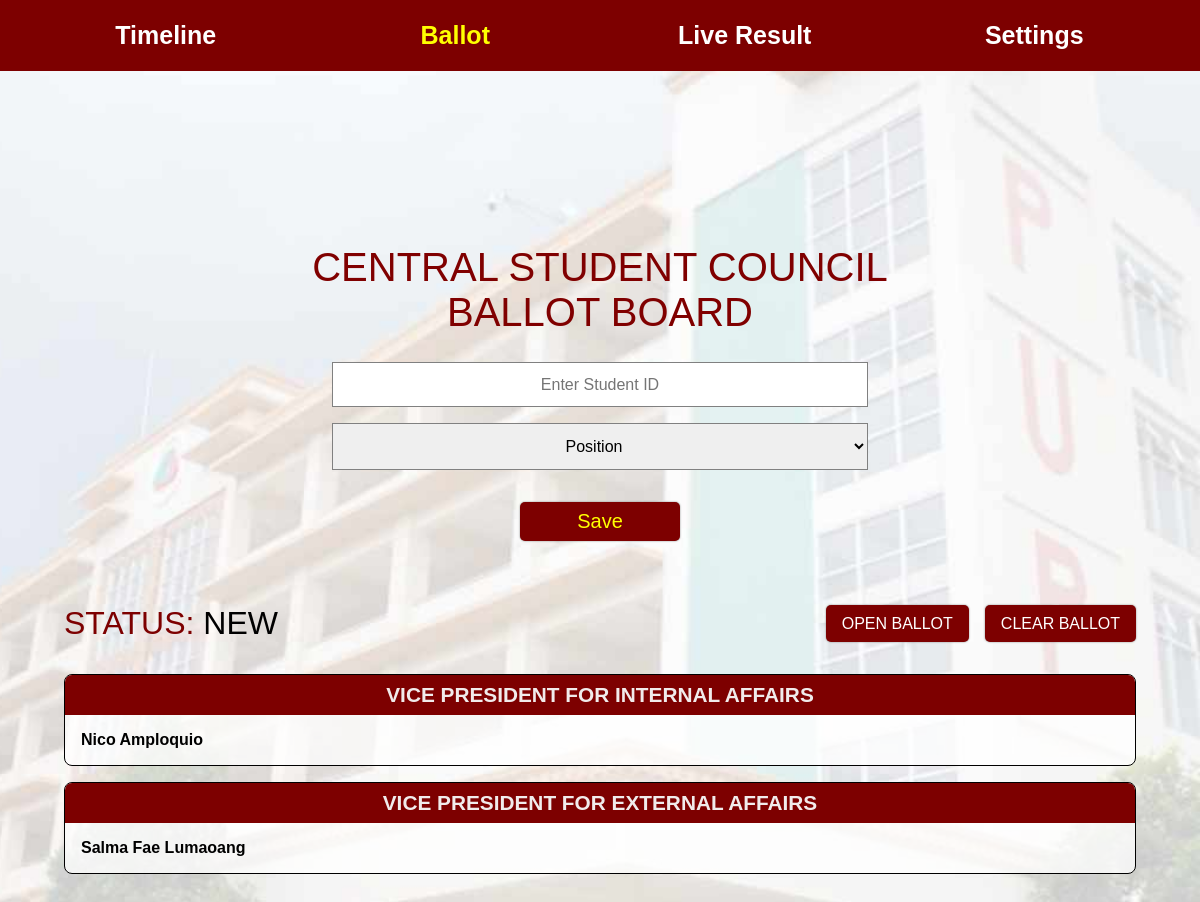
Page /ballot (signed in) on the earlier database version.
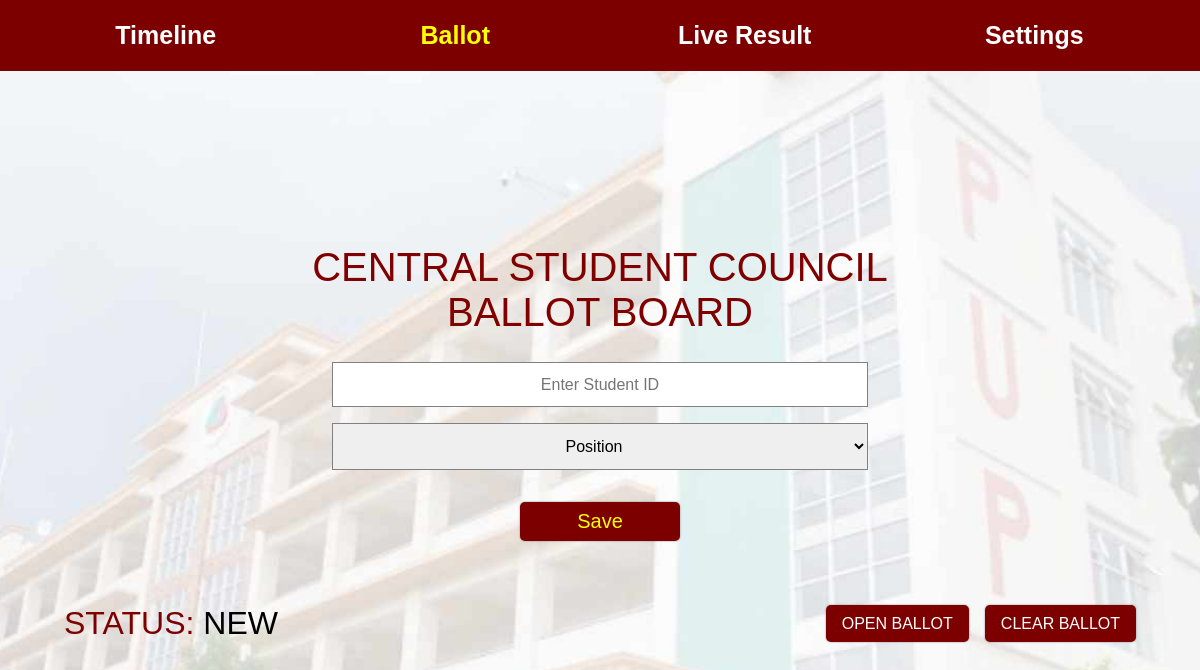
Same page on the later database version.
### website/models.py (models this page shows)
class BallotStatus(db.Model):
    id = db.Column(db.Integer, primary_key=True)
    ballotStatus = db.Column(db.String(5), nullable=False, default='NEW')

class Candidate(db.Model):
    id = db.Column(db.Integer, primary_key=True)
    studentId = db.Column(db.String(15), db.ForeignKey('user.userId'), nullable=False, unique=True)
    name = db.Column(db.String(200), nullable=False)
    position = db.Column(db.String(100), nullable=False)
    voteCount = None
    votePercentage = None
    student = db.relationship('User', backref='candidate', lazy=True)

### website/views.py (the view)
@views.route('/ballot', methods=['GET', 'POST'])
@login_required
def ballot():
    candidates = {
        "president": models.Candidate.query.filter_by(position="president").all(),
        "executive_vp": models.Candidate.query.filter_by(position="executive_vp").all(),
        "executive_board_sec": models.Candidate.query.filter_by(position="executive_board_sec").all(),
        "vp_finance": models.Candidate.query.filter_by(position="vp_finance").all(),
        "vp_academic_affairs": models.Candidate.query.filter_by(position="vp_academic_affairs").all(),
        "vp_internal_affairs": models.Candidate.query.filter_by(position="vp_internal_affairs").all(),
        "vp_external_affairs": models.Candidate.query.filter_by(position="vp_external_affairs").all(),
        "vp_public_relations": models.Candidate.query.filter_by(position="vp_public_relations").all(),
        "vp_research_dev": models.Candidate.query.filter_by(position="vp_research_dev").all(),
        "first_yr_rep": models.Candidate.query.filter_by(position="first_yr_rep").all(),
        "second_yr_rep": models.Candidate.query.filter_by(position="second_yr_rep").all(),
        "third_yr_rep": models.Candidate.query.filter_by(position="third_yr_rep").all(),
        "fourth_yr_rep": models.Candidate.query.filter_by(position="fourth_yr_rep").all()
    }
    current_ballot_status = models.BallotStatus.query.first()
    if request.method == 'POST':
        update_ballot_status()
    return render_template('ballot.html', candidates=candidates, current_ballot_status=current_ballot_status)

### website/__init__.py (called while the page is built)
def create_app():
    app = Flask(__name__)
    app.config['SECRET_KEY'] = 'secret'
    app.config['SQLALCHEMY_DATABASE_URI'] = f"sqlite:///{DB_NAME}"
    db.init_app(app)
    socketio.init_app(app)
    from .views import views
    from .auth import auth
    app.register_blueprint(views, url_prefix='/')
    app.register_blueprint(auth, url_prefix='/')
    from . import models
    create_database(app)
    login_manager = LoginManager()
    login_manager.login_view = 'auth.login'
    login_manager.init_app(app)
    @login_manager.user_loader
    def load_user(userId):
        return models.User.query.get(userId)
    return app

### website/templates/ballot.html (shortened to what this page needs)
<!DOCTYPE html>
<html lang="en">
  <head>
    <link rel="stylesheet" href="../static/styles/ballot.css" />
    <link
      rel="stylesheet"
      href="https://cdnjs.cloudflare.com/ajax/libs/font-awesome/4.7.0/css/font-awesome.min.css"
    />
  </head>
  <body>
    <header>
      <nav>
        <ul>
          <li><a href="/">Timeline</a></li>
          <li><a class="current-page" href="/ballot">Ballot</a></li>
          <li><a href="/live-results">Live Result</a></li>
          <li><a href="/settings">Settings</a></li>
        </ul>
      </nav>
    </header>
    <main>
      <h1>CENTRAL STUDENT COUNCIL <span class="block">BALLOT BOARD</span></h1>
      <div class="candidate">
        {% if current_ballot_status.ballotStatus != 'OPEN' and
        current_ballot_status.ballotStatus != 'CLOSED' %}
        <form method="post" action="{{ url_for('views.addCandidate') }}">
          <input
            class="input"
            type="text"
            name="user-id-input"
            placeholder="Enter Student ID"
            autocomplete="off"
            required
          />
          <select
            class="input"
            id="positionSelect"
            name="position"
            required
            title="Please select a position."
          >
            <option value="" disabled selected hidden>Position</option>
          </select>
          <input type="submit" name="" value="Save" />
        </form>
        {% endif %}
      </div>
      <div class="displaystat">
        <div class="ballot-status" id="status">
          STATUS: <span>{{ current_ballot_status.ballotStatus }}</span>
        </div>
        <div class="status-buttons-container">
          {% if current_ballot_status.ballotStatus != 'CLOSED' %}
          <button
            id="open-btn"
            class="status-button toggle-btn"
            data-action="{{ current_ballot_status.ballotStatus | lower }}"
            onclick="toggleState()"
          >
            {% if current_ballot_status.ballotStatus == 'NEW' %} OPEN BALLOT {%
            else %} CLOSE BALLOT {% endif %}
          </button>
          {% endif %}
          <button
            id="clear-btn"
            class="status-button clear"
            data-action="clear"
            onclick="clearBallot()"
          >
            CLEAR BALLOT
          </button>
        </div>
      </div>
      <div class="container">
         {% if candidates %} {% if not
        candidates["vp_internal_affairs"]|length <= 0 %}
        <div class="Position">
          <h2>VICE PRESIDENT FOR INTERNAL AFFAIRS</h2>
          {% for candidate in candidates["vp_internal_affairs"] %}
          <div class="list">
            <span>{{ candidate.name }}</span>
          </div>
          {% endfor %}
        </div>
        {% endif %} {% endif %} {% if candidates %} {% if not
        candidates["vp_external_affairs"]|length <= 0 %}
        <div class="Position">
          <h2>VICE PRESIDENT FOR EXTERNAL AFFAIRS</h2>
          {% for candidate in candidates["vp_external_affairs"] %}
          <div class="list">
            <span>{{ candidate.name }}</span>
          </div>
          {% endfor %}
        </div>
        {% endif %} {% endif %}
      </div>
    </main>
  </body>
</html>

### website/static/styles/ballot.css (style rules this page uses)
* { box-sizing: border-box; }
button, input, select { font: inherit; text-align: center; }
body { background-size: cover; background-position: center center; background-attachment: fixed; margin: 0; text-align: center; font-family: Arial, sans-serif; background-image: url(../images/ballot.jpg); }
header { background-color: #7d0000; color: white; padding: 1px; }
nav { color: white; padding: 20px; }
nav ul { list-style-type: none; margin: 0; padding: 0; display: flex; justify-content: space-between; }
nav li { flex: 1; }
nav a { text-decoration: none; color: white; font-weight: bold; font-size: 25px; }
.current-page { color: yellow; }
main { padding: 9rem 4rem 1rem; margin: auto; }
h1 { margin-top: 30px; color: maroon; font-size: 40px; font-weight: 500; }
.block { display: block; }
form { width: 50%; display: flex; flex-wrap: wrap; gap: 1rem; flex-direction: column; align-items: center; justify-content: center; margin: auto auto 4rem; }
.input { width: 100%; padding: 0.8rem; border: none; margin: auto; border: 1px solid gray; }
input[type="submit"] { width: 30%; margin: 1rem auto 0; background-color: #7d0000; color: yellow; font-size: 20px; border-radius: 5px; cursor: pointer; padding: 0.5rem; border: none; box-shadow: 0 0 2px gray; }
.displaystat { display: flex; justify-content: space-between; align-items: center; margin-bottom: 2rem; }
.ballot-status { font-size: 2rem; color: #7d0000; text-transform: uppercase; }
.ballot-status > span { font-size: 2rem; color: black; text-transform: uppercase; }
.status-buttons-container { display: flex; justify-content: end; align-items: center; gap: 1rem; }
.status-button { background-color: #7d0000; color: white; font-size: 1rem; border-radius: 5px; cursor: pointer; padding: 0.6rem 1rem; border: none; box-shadow: 0 0 2px gray; }

Differences in the rows shown:
removed Candidate: name "Nico Amploquio", shown under "VICE PRESIDENT FOR INTERNAL AFFAIRS"
removed Candidate: name "Salma Fae Lumaoang", shown under "VICE PRESIDENT FOR EXTERNAL AFFAIRS"
Other differences:
text no longer shown: "VICE PRESIDENT FOR INTERNAL AFFAIRS VICE PRESIDENT FOR EXTERNAL AFFAIRS"
